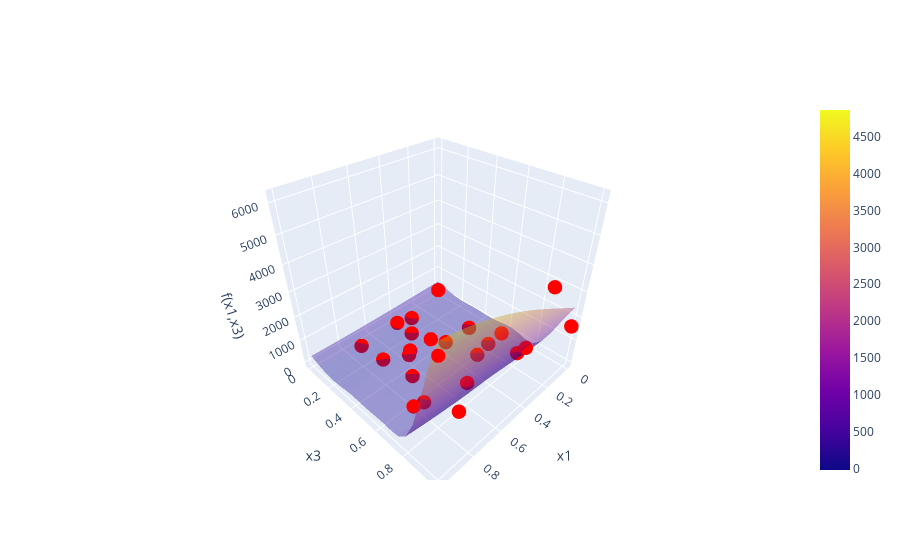

Notebook code cell kept with this figure:
### Code cell
f5 = BBfcn(5)
print(f5)
f5.plot_feature_correlations()
f5.plot_correlations_with_cross_terms()

# dimension reduction for f5()
class f5dimRedTransform(Transformation):
    def __init__(self):
        pass
    def apply(self,data):
        data.drop(columns=["x2","x4"],inplace=True)

tr = f5dimRedTransform()
f5_dimRed = BBfcn(5)
f5_dimRed.transform(tr)
print(f5_dimRed)
f5_dimRed.plot_feature_correlations()
# f4_dimRed.plot_correlations_with_cross_terms()
kernel = C(10, (0.001, 10000)) * Matern(length_scale=[0.01,0.01],nu=2.5) + WhiteKernel(noise_level=10.0)
f5_dimRed.nextPointBayesianOptim(kernel,numgrid=20,acqFcn="UCB",beta=2)

# Full dimensional GP for f5()
kernel = C(10, (0.001, 10000)) * Matern(length_scale=[0.01,0.01,0.01,0.01],nu=2.5) + WhiteKernel(noise_level=10.0)
f5.nextPointBayesianOptim(kernel,numgrid=20,acqFcn="UCB",beta=2)

### Figure 1 — Plotly figure (JSON) as saved in the notebook; plotly's stock layout.template omitted (floating-point values rounded to 4 significant figures; data arrays with more than 128 entries replaced by an {"elided": "..."} marker saying what was removed)
{"data": [{"opacity": 0.4, "type": "surface", "x": {"elided": "20x20 float values"}, "y": {"elided": "20x20 float values"}, "z": {"elided": "20x20 float values"}}, {"marker": {"color": "red", "size": 5}, "mode": "markers", "name": "Measured points", "type": "scatter3d", "x": [0.1914, 0.7587, 0.4383, 0.7061, 0.8365, 0.6834, 0.5536, 0.3524, 0.1538, 0.4634, 0.6775, 0.584, 0.3069, 0.5111, 0.4389, 0.2242, 0.7253, 0.3555, 0.1199, 0.1269, 0.2549, 1.0, 1.0, 0.0, 1.0], "y": [0.6074, 0.656, 0.2102, 0.2642, 0.6639, 0.829, 0.3238, 0.117, 0.4226, 0.1079, 0.4796, 0.3481, 0.6226, 0.7287, 0.3782, 0.8795, 0.08895, 0.4176, 0.6433, 0.7702, 1.0, 1.0, 1.0, 1.0, 1.0], "z": [64.44, 18.3, 0.1129, 4.211, 258.4, 78.43, 57.57, 109.6, 8.848, 233.2, 24.42, 64.42, 63.48, 79.73, 355.8, 1089.0, 28.87, 45.18, 431.6, 9.972, 3964.0, 4441.0, 6169.0, 1619.0, 4441.0]}], "layout": {"scene": {"xaxis": {"title": {"text": "x1"}}, "yaxis": {"title": {"text": "x3"}}, "zaxis": {"title": {"text": "f(x1,x3)"}}}}}
